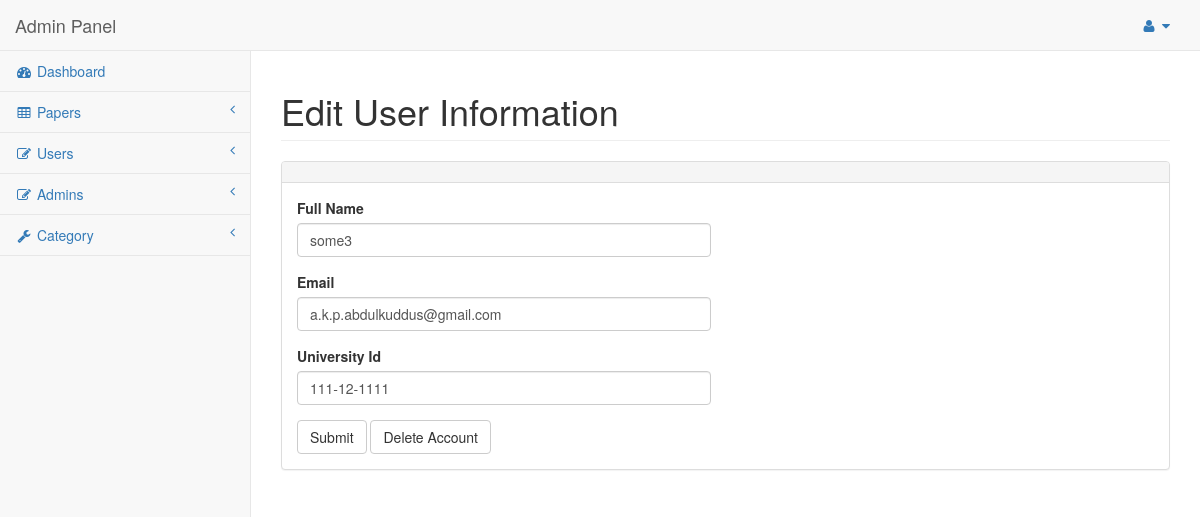
Screenshot of /admin/userEdit.php?id=7 (signed in) with the database file from the repository.
### tables this page shows
CREATE TABLE `user` (
  `id` int(11) NOT NULL,
  `fullName` varchar(100) NOT NULL,
  `email` varchar(50) NOT NULL,
  `versityId` varchar(20) NOT NULL,
  `password` text NOT NULL,
  `createdAt` datetime NOT NULL DEFAULT CURRENT_TIMESTAMP
);

### lib/user.php (called while the page is built, shortened)
<?php
include_once ('C:\xampp\htdocs\versity\config\database.php');
class User
{
    private $db;
    public  function __construct(){
        $this->db = new database();
    }
    public function viewUserByID($id){
        $sql = "SELECT * FROM `user` WHERE `id` = ".$id."";
        $stmt = $this->db->pdo->query($sql);
        if ($stmt){
            return $stmt->fetchAll(PDO::FETCH_CLASS, 'User');
        } else{
            return 'False';
        }
    }
}

### config/database.php (called while the page is built)
<?php
class database
{
    private $host="localhost";
    private $userName="root";
    private $password="";
    private $dbname="diu_research";
    public $pdo;
    public function __construct(){
        if(!isset($this->pdo)){
            try{
                $link = new PDO("mysql:hostname=".$this->host.";dbname=".$this->dbname."","$this->userName", "$this->password",array(PDO::MYSQL_ATTR_INIT_COMMAND => "SET NAMES 'utf8'") );
                $link->setAttribute(PDO::ATTR_ERRMODE, PDO::ERRMODE_EXCEPTION);
                $this->pdo = $link;
            }catch (PDOException $e){
                die("Field to connect database".$e->getMessage());
            }
        }
    }
}
?>

### admin/userEdit.php (the view, shortened to what this page needs)
<!DOCTYPE html>
<html lang="en">
<?php
include_once ('adminHead.php');
include ('../lib/User.php');
?>
<?php
if(isset($_GET['id'])){
    $usersData = new User();
    $users = $usersData->viewUserByID($_GET['id']);
}
foreach ($users as $user){
    $data = $user;
}
?>
<body>
<div id="wrapper">
    <?php
    include_once ('adminNav.php');
    ?>
    <div id="page-wrapper">
        <div class="row">
            <div class="col-lg-12">
                <h1 class="page-header">Edit User Information</h1>
            </div>
        </div>
        <div class="row">
            <div class="col-lg-12">
                <div class="panel panel-default">
                    <div class="panel-heading">
                    </div>
                    <div class="panel-body">
                        <div class="row">
                            <div class="col-lg-6">
                                <form role="form" action="" method="post">
                                    <div class="form-group">
                                        <label  for="fullName">Full Name</label>
                                        <input id="fullName"  name="fullName" type="text" class="form-control" value="<?=$data->fullName?>" >
                                    </div>
                                    <div class="form-group">
                                        <label for="email">Email</label>
                                        <input id="email" class="form-control" value="<?=$data->email?>" type="email" name="email">
                                    </div>
                                    <div class="form-group">
                                        <label for="universityId">University Id</label>
                                        <input id="phone" name="universityId" type="text" class="form-control" value="<?=$data->versityId?>">
                                    </div>
                                    <button type="submit" name="update" class="btn btn-default">Submit</button>
                                    <button type="submit" name="delete" class="btn btn-default">Delete Account</button>
                                </form>
                            </div>
                        </div>
                    </div>
                </div>
            </div>
        </div>
    </div>
</div>
</body>
</html>

### assets/css/sb-admin-2.css (style rules this page uses)
body { background-color: #f8f8f8; }
#wrapper { width: 100%; }
#page-wrapper { padding: 0 15px; min-height: 568px; background-color: white; }
@media (min-width: 768px) { #page-wrapper { position: inherit; margin: 0 0 0 250px; padding: 0 30px; border-left: 1px solid #e7e7e7; } }

### rows the page displays
user: fullName "some3", email "a.k.p.abdulkuddus@gmail.com", universityId "111-12-1111"
